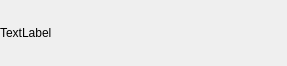
<?xml version="1.0" encoding="UTF-8"?>
<ui version="4.0">
 <class>TestForm</class>
 <widget class="QWidget" name="TestForm">
  <property name="geometry">
   <rect>
    <x>0</x>
    <y>0</y>
    <width>287</width>
    <height>66</height>
   </rect>
  </property>
  <property name="windowTitle">
   <string>Form</string>
  </property>
  <property name="styleSheet">
   <string notr="true"/>
  </property>
  <layout class="QHBoxLayout" name="horizontalLayout">
   <property name="spacing">
    <number>0</number>
   </property>
   <property name="leftMargin">
    <number>0</number>
   </property>
   <property name="topMargin">
    <number>0</number>
   </property>
   <property name="rightMargin">
    <number>0</number>
   </property>
   <property name="bottomMargin">
    <number>0</number>
   </property>
   <item>
    <widget class="QLabel" name="label_2">
     <property name="text">
      <string>TextLabel</string>
     </property>
    </widget>
   </item>
   <item>
    <widget class="QLabel" name="label">
     <property name="minimumSize">
      <size>
       <width>0</width>
       <height>48</height>
      </size>
     </property>
     <property name="layoutDirection">
      <enum>Qt::RightToLeft</enum>
     </property>
     <property name="styleSheet">
      <string notr="true">image: url(:/img/222);</string>
     </property>
     <property name="text">
      <string/>
     </property>
     <property name="alignment">
      <set>Qt::AlignRight|Qt::AlignTrailing|Qt::AlignVCenter</set>
     </property>
    </widget>
   </item>
  </layout>
 </widget>
 <resources/>
 <connections/>
</ui>
